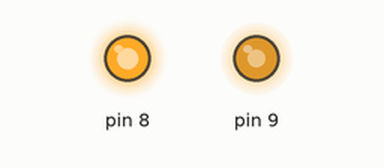
Recording of a sketch running on a simulated Arduino Uno, built with avr-gcc and run on an emulated ATmega328P. On the bench: output pins drawn as LEDs (lit = HIGH). At 0.0 s the program stops and its outputs stay as they are.

Above: at 0.1 s.
Timing chart, 0 to 1.5 s (numbered marks = the images above):
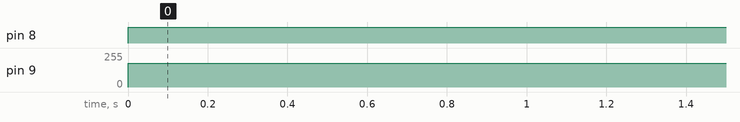

Measured:
- by itself, pin 8: LOW → HIGH at 0.00 s
- by itself, pin 9: 0/255 → 180/255 at 0.00 s

The sketch:

HBTest.ino
```cpp
#include <movement.h>


//Testing for the motors

//----------------------------------------------------------------------------
// Movement Setup
//
#define RME 8 //Right Motor Enable
#define RMD 23 //Right Motor Direction
#define RMQA 25 //Right Motor input A from quadrature-encoder
#define RMQB 27 //Right Motor input B from quadrature-encoder
//
#define LME 9 //Same stuff just with left motor
#define LMD 22
#define LMQA 24
#define LMQB 26
//
#define Speed 180
//
movement Robot(RMD, RME, RMQA, RMQB, LMD, LME, LMQA, LMQB, Speed);
//
//----------------------------------------------------------------------------


void setup(){
}
void loop(){

  Robot.goXinches(1);

}
```
